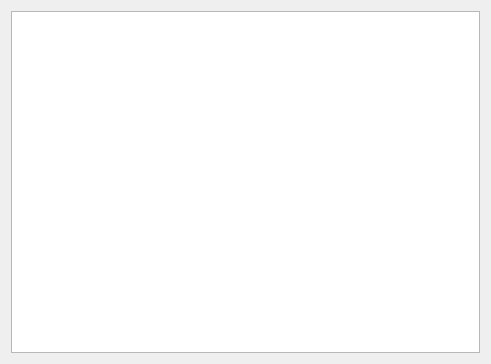
<?xml version="1.0" encoding="UTF-8"?>
<ui version="4.0">
 <class>text</class>
 <widget class="QWidget" name="text">
  <property name="geometry">
   <rect>
    <x>0</x>
    <y>0</y>
    <width>491</width>
    <height>364</height>
   </rect>
  </property>
  <property name="windowTitle">
   <string>Form</string>
  </property>
  <layout class="QHBoxLayout" name="horizontalLayout">
   <item>
    <widget class="QTextBrowser" name="textRes"/>
   </item>
  </layout>
 </widget>
 <resources/>
 <connections/>
</ui>
